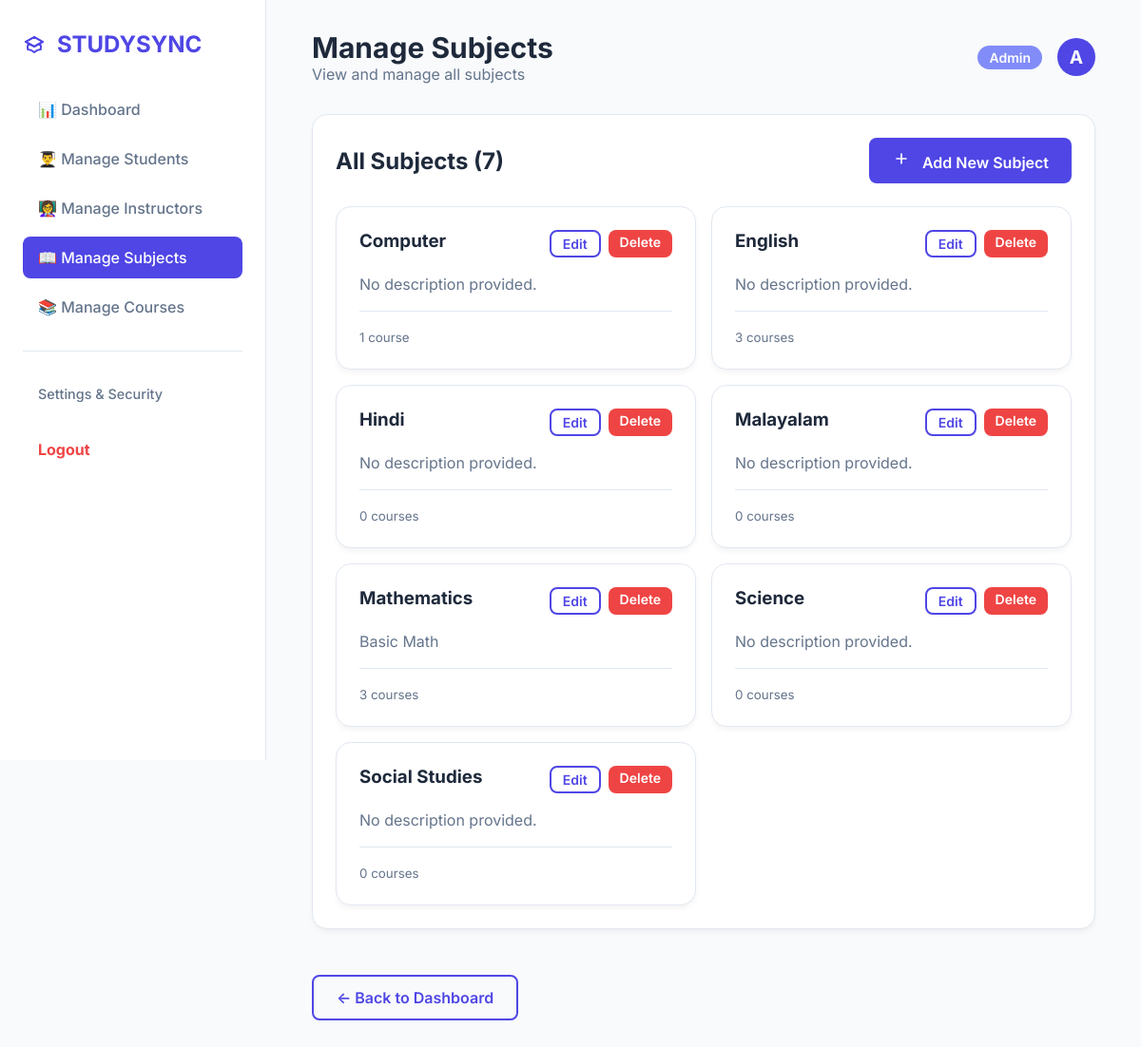
Screenshot of /management/subjects/ (signed in) with the database file from the repository.
### lms_core/models.py (models this page shows, shortened)
class User(AbstractUser):
    ROLE_CHOICES = (
        ('ADMIN', 'Admin'),
        ('INSTRUCTOR', 'Instructor'),
        ('STUDENT', 'Student'),
    )
    role = models.CharField(max_length=20, choices=ROLE_CHOICES, default='STUDENT')

class Subject(models.Model):
    name = models.CharField(max_length=100)
    description = models.TextField(blank=True)

### management_app/views.py (the view)
@login_required
def manage_subjects(request):
    if request.user.role != 'ADMIN':
        return redirect('dashboard')
    subjects = Subject.objects.all().order_by('name')
    context = {
        'subjects': subjects,
        'title': 'Manage Subjects'
    }
    return render(request, 'management_app/manage_subjects.html', context)

### management_app/templates/management_app/manage_subjects.html
{% extends 'base.html' %}
{% block header_title %}Manage Subjects{% endblock %}
{% block header_subtitle %}View and manage all subjects{% endblock %}
{% block content %}
<div class="card" style="margin-bottom: 2rem;">
    <div style="display: flex; justify-content: space-between; align-items: center; margin-bottom: 1.5rem;">
        <h2 style="margin: 0;">All Subjects ({{ subjects|length }})</h2>
        <a href="{% url 'create_subject' %}" class="btn btn-primary">
            <svg width="20" height="20" fill="none" stroke="currentColor" viewBox="0 0 24 24" style="margin-right: 0.5rem;">
                <path stroke-linecap="round" stroke-linejoin="round" stroke-width="2" d="M12 6v6m0 0v6m0-6h6m-6 0H6"/>
            </svg>
            Add New Subject
        </a>
    </div>
    <div class="grid" style="grid-template-columns: repeat(auto-fill, minmax(300px, 1fr)); gap: 1rem;">
        {% for subject in subjects %}
        <div class="card" style="padding: 1.5rem;">
            <div style="display: flex; justify-content: space-between; align-items: flex-start; margin-bottom: 1rem;">
                <h3 style="margin: 0; color: var(--text);">{{ subject.name }}</h3>
                <div style="display: flex; gap: 0.5rem;">
                    <a href="{% url 'edit_subject' subject.pk %}" class="btn btn-outline" style="padding: 0.25rem 0.75rem; font-size: 0.875rem;">Edit</a>
                    <a href="{% url 'delete_subject' subject.pk %}" class="btn" style="padding: 0.25rem 0.75rem; font-size: 0.875rem; background: var(--danger); color: white;">Delete</a>
                </div>
            </div>
            <p style="color: var(--text-light); margin: 0; line-height: 1.5;">
                {{ subject.description|default:"No description provided." }}
            </p>
            <div style="margin-top: 1rem; padding-top: 1rem; border-top: 1px solid var(--border);">
                <small style="color: var(--text-light);">
                    {{ subject.courses.count }} course{{ subject.courses.count|pluralize }}
                </small>
            </div>
        </div>
        {% empty %}
        <div class="card" style="padding: 2rem; text-align: center; grid-column: 1 / -1;">
            <p style="color: var(--text-light); margin: 0;">No subjects found.</p>
            <a href="{% url 'create_subject' %}" class="btn btn-primary" style="margin-top: 1rem;">Create First Subject</a>
        </div>
        {% endfor %}
    </div>
</div>
<a href="{% url 'admin_dashboard' %}" class="btn btn-outline" style="margin-top: 1rem;">
    ← Back to Dashboard
</a>
{% endblock %}

### templates/base.html (shortened to what this page needs)
{% load static %}
<!DOCTYPE html>
<html lang="en">
<head>
    <link rel="stylesheet" href="{% static 'css/style.css' %}">
</head>
<body>
    <aside class="sidebar">
        <div class="brand">
            STUDYSYNC
        </div>
        <nav class="nav-links">
            {% if user.role == 'INSTRUCTOR' %}
            <a href="{% url 'dashboard' %}" class="{% if request.resolver_match.url_name == 'dashboard' or request.resolver_match.url_name == 'instructor_dashboard' %}active{% endif %}">📊 Dashboard</a>
            <a href="{% url 'instructor_dashboard' %}" class="{% if request.resolver_match.url_name == 'instructor_dashboard' %}active{% endif %}">📚 My Courses</a>
            <a href="{% url 'course_create' %}" class="{% if request.resolver_match.url_name == 'course_create' %}active{% endif %}">✏️ Create Content</a>
            <a href="{% url 'student_performance' %}" class="{% if request.resolver_match.url_name == 'student_performance' %}active{% endif %}">📈 View Scores</a>
            {% elif user.role == 'ADMIN' %}
            <a href="{% url 'admin_dashboard' %}" class="{% if request.resolver_match.url_name == 'admin_dashboard' %}active{% endif %}">📊 Dashboard</a>
            <a href="{% url 'manage_students' %}" class="{% if request.resolver_match.url_name == 'manage_students' %}active{% endif %}">👨‍🎓 Manage Students</a>
            <a href="{% url 'manage_instructors' %}" class="{% if request.resolver_match.url_name == 'manage_instructors' %}active{% endif %}">👩‍🏫 Manage Instructors</a>
            <a href="{% url 'manage_subjects' %}" class="{% if request.resolver_match.url_name == 'manage_subjects' %}active{% endif %}">📖 Manage Subjects</a>
            <a href="{% url 'manage_courses' %}" class="{% if request.resolver_match.url_name == 'manage_courses' %}active{% endif %}">📚 Manage Courses</a>
            {% endif %}
            <hr style="margin: 1rem 0; border: none; border-top: 1px solid var(--border);">
            <a href="{% url 'password_change' %}" style="font-size: 0.9rem; color: var(--text-light); margin-bottom: 0.5rem; display: block;">Settings & Security</a>
            <form method="post" action="{% url 'logout' %}">
                <button type="submit" style="color: var(--danger); font-weight: bold;">Logout</button>
            </form>
        </nav>
    </aside>
    <main class="main-content">
        <header class="header">
            <div>
                <h1>{% block header_title %}Welcome, {{ user.username }}{% endblock %}</h1>
                <p style="color: var(--text-light);">{% block header_subtitle %}Here is your snapshot{% endblock %}</p>
            </div>
            <div class="user-profile">
                <span class="badge">{{ user.get_role_display }}</span>
                <div style="width: 40px; height: 40px; background: var(--primary); border-radius: 50%; color: white; display: flex; align-items: center; justify-content: center; font-weight: bold; font-size: 1.2rem;">
                    {{ user.username|make_list|first|upper }}
                </div>
            </div>
        </header>
        {% block content %}{% endblock %}
    </main>
</body>
</html>

### static/css/style.css (style rules this page uses)
:root { --primary: #4f46e5; --primary-light: #818cf8; --primary-dark: #3730a3; --secondary: #10b981; --background: #f8fafc; --surface: #ffffff; --text: #1e293b; --text-light: #64748b; --border: #e2e8f0; --danger: #ef4444; }
* { margin: 0; padding: 0; box-sizing: border-box; font-family: 'Inter', -apple-system, sans-serif; }
body { background-color: var(--background); color: var(--text); display: flex; min-height: 100vh; }
.sidebar { width: 280px; background: var(--surface); border-right: 1px solid var(--border); padding: 2rem 1.5rem; display: flex; flex-direction: column; position: fixed; height: 100vh; z-index: 10; }
.brand { font-size: 1.5rem; font-weight: 700; color: var(--primary); margin-bottom: 2rem; display: flex; align-items: center; gap: 0.75rem; }
.nav-links { list-style: none; display: flex; flex-direction: column; gap: 0.5rem; }
.nav-links a, .nav-links button { display: flex; align-items: center; padding: 0.75rem 1rem; color: var(--text-light); text-decoration: none; border-radius: 0.5rem; font-weight: 500; transition: all 0.2s ease; border: none; background: none; width: 100%; text-align: left; cursor: pointer; font-size: 1rem; }
.nav-links a.active { background: var(--primary); color: white; }
.main-content { flex: 1; margin-left: 280px; padding: 2rem 3rem; }
.header { display: flex; justify-content: space-between; align-items: center; margin-bottom: 2rem; }
.header h1 { font-size: 1.875rem; color: var(--text); }
.user-profile { display: flex; align-items: center; gap: 1rem; }
.badge { padding: 0.25rem 0.75rem; border-radius: 999px; font-size: 0.875rem; font-weight: 600; background: var(--primary-light); color: white; }
.grid { display: grid; grid-template-columns: repeat(auto-fill, minmax(300px, 1fr)); gap: 1.5rem; }
.card { background: var(--surface); border-radius: 1rem; padding: 1.5rem; border: 1px solid var(--border); box-shadow: 0 4px 6px -1px rgba(0, 0, 0, 0.05); transition: transform 0.2s, box-shadow 0.2s; }
.card h3 { margin-bottom: 0.5rem; color: var(--text); }
.card p { color: var(--text-light); margin-bottom: 1.5rem; line-height: 1.5; }
.btn { display: inline-block; padding: 0.75rem 1.5rem; border-radius: 0.5rem; font-weight: 600; text-decoration: none; transition: all 0.2s; border: none; cursor: pointer; text-align: center; }
.btn-primary { background: var(--primary); color: white; }
.btn-outline { background: transparent; border: 2px solid var(--primary); color: var(--primary); }

### rows the page displays
User: role "Admin", username|make_list "A"
Subject: name "Computer", description "No description provided.", courses.count "1"
Subject: name "English", description "No description provided.", courses.count "3"
Subject: name "Hindi", description "No description provided.", courses.count "0"
Subject: name "Malayalam", description "No description provided.", courses.count "0"
Subject: name "Mathematics", description "Basic Math", courses.count "3"
Subject: name "Science", description "No description provided.", courses.count "0"
Subject: name "Social Studies", description "No description provided.", courses.count "0"

### other values shown
{{ subjects|length }} "7"
